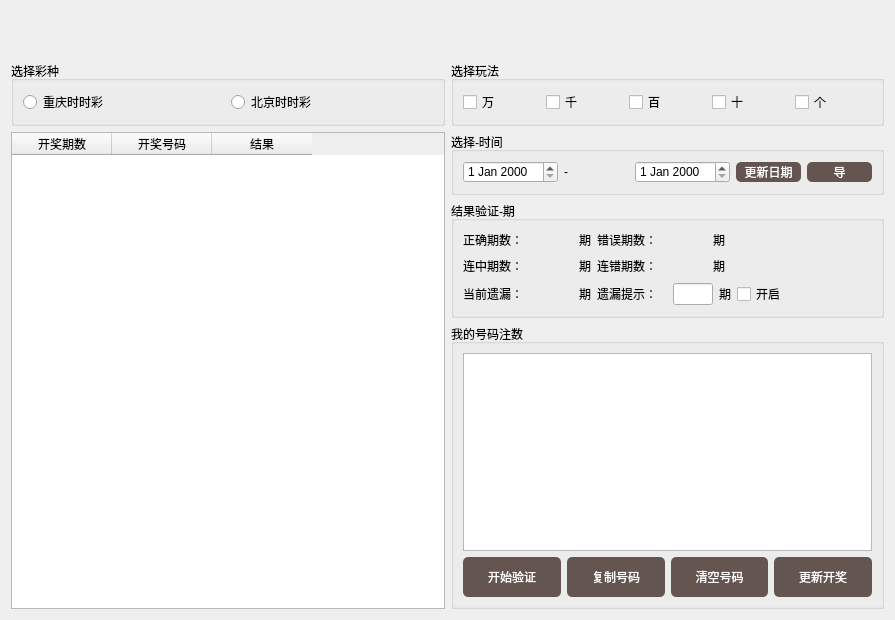
<?xml version="1.0" encoding="UTF-8"?>
<ui version="4.0">
 <class>vertool</class>
 <widget class="QWidget" name="vertool">
  <property name="geometry">
   <rect>
    <x>0</x>
    <y>0</y>
    <width>895</width>
    <height>620</height>
   </rect>
  </property>
  <property name="windowTitle">
   <string>Form</string>
  </property>
  <property name="styleSheet">
   <string notr="true">QPushButton:hover
{
background-color: rgb(180, 85, 100);
border-radius:5px;
color:white;
}

QPushButton:hover:pressed
{
background-color:rgb(180, 85, 100);
border-radius:5px;
color:white;
}

QPushButton
{
background-color:rgb(100, 85, 80);
color:white;
border-radius:5px;
height: 20px;
min-width: 30px;
spacing: 10px;
padding: 0px 0px;
}</string>
  </property>
  <layout class="QVBoxLayout" name="verticalLayout_10">
   <item>
    <spacer name="horizontalSpacer_10">
     <property name="orientation">
      <enum>Qt::Horizontal</enum>
     </property>
     <property name="sizeHint" stdset="0">
      <size>
       <width>40</width>
       <height>25</height>
      </size>
     </property>
    </spacer>
   </item>
   <item>
    <spacer name="horizontalSpacer_9">
     <property name="orientation">
      <enum>Qt::Horizontal</enum>
     </property>
     <property name="sizeHint" stdset="0">
      <size>
       <width>40</width>
       <height>25</height>
      </size>
     </property>
    </spacer>
   </item>
   <item>
    <layout class="QVBoxLayout" name="verticalLayout_9">
     <item>
      <layout class="QHBoxLayout" name="horizontalLayout_8">
       <item>
        <widget class="QGroupBox" name="groupBox">
         <property name="title">
          <string>选择彩种</string>
         </property>
         <layout class="QVBoxLayout" name="verticalLayout">
          <item>
           <layout class="QHBoxLayout" name="horizontalLayout">
            <item>
             <widget class="QRadioButton" name="radioButton">
              <property name="text">
               <string>重庆时时彩</string>
              </property>
             </widget>
            </item>
            <item>
             <widget class="QRadioButton" name="radioButton_2">
              <property name="text">
               <string>北京时时彩</string>
              </property>
             </widget>
            </item>
           </layout>
          </item>
         </layout>
        </widget>
       </item>
       <item>
        <widget class="QGroupBox" name="groupBox_2">
         <property name="title">
          <string>选择玩法</string>
         </property>
         <layout class="QVBoxLayout" name="verticalLayout_2">
          <item>
           <layout class="QHBoxLayout" name="horizontalLayout_2">
            <item>
             <widget class="QCheckBox" name="checkBox">
              <property name="text">
               <string>万</string>
              </property>
             </widget>
            </item>
            <item>
             <widget class="QCheckBox" name="checkBox_2">
              <property name="text">
               <string>千</string>
              </property>
             </widget>
            </item>
            <item>
             <widget class="QCheckBox" name="checkBox_3">
              <property name="text">
               <string>百</string>
              </property>
             </widget>
            </item>
            <item>
             <widget class="QCheckBox" name="checkBox_4">
              <property name="text">
               <string>十</string>
              </property>
             </widget>
            </item>
            <item>
             <widget class="QCheckBox" name="checkBox_5">
              <property name="text">
               <string>个</string>
              </property>
             </widget>
            </item>
           </layout>
          </item>
         </layout>
        </widget>
       </item>
      </layout>
     </item>
     <item>
      <layout class="QHBoxLayout" name="horizontalLayout_9">
       <item>
        <widget class="QTableWidget" name="tableWidgetData">
         <column>
          <property name="text">
           <string>开奖期数</string>
          </property>
         </column>
         <column>
          <property name="text">
           <string>开奖号码</string>
          </property>
         </column>
         <column>
          <property name="text">
           <string>结果</string>
          </property>
         </column>
        </widget>
       </item>
       <item>
        <layout class="QVBoxLayout" name="verticalLayout_8">
         <item>
          <widget class="QGroupBox" name="groupBox_3">
           <property name="title">
            <string>选择-时间</string>
           </property>
           <layout class="QVBoxLayout" name="verticalLayout_3">
            <item>
             <layout class="QHBoxLayout" name="horizontalLayout_3">
              <item>
               <widget class="QDateEdit" name="dateEdit"/>
              </item>
              <item>
               <widget class="QLabel" name="label">
                <property name="text">
                 <string>-</string>
                </property>
               </widget>
              </item>
              <item>
               <widget class="QDateEdit" name="dateEdit_2"/>
              </item>
              <item>
               <widget class="QPushButton" name="pushButton">
                <property name="text">
                 <string>更新日期</string>
                </property>
               </widget>
              </item>
              <item>
               <widget class="QPushButton" name="pushButton_2">
                <property name="text">
                 <string>导</string>
                </property>
               </widget>
              </item>
             </layout>
            </item>
           </layout>
          </widget>
         </item>
         <item>
          <widget class="QGroupBox" name="groupBox_4">
           <property name="title">
            <string>结果验证-期</string>
           </property>
           <layout class="QVBoxLayout" name="verticalLayout_5">
            <item>
             <layout class="QVBoxLayout" name="verticalLayout_4">
              <item>
               <layout class="QHBoxLayout" name="horizontalLayout_4">
                <item>
                 <widget class="QLabel" name="label_2">
                  <property name="minimumSize">
                   <size>
                    <width>70</width>
                    <height>0</height>
                   </size>
                  </property>
                  <property name="maximumSize">
                   <size>
                    <width>70</width>
                    <height>16777215</height>
                   </size>
                  </property>
                  <property name="text">
                   <string>正确期数：</string>
                  </property>
                 </widget>
                </item>
                <item>
                 <spacer name="horizontalSpacer">
                  <property name="orientation">
                   <enum>Qt::Horizontal</enum>
                  </property>
                  <property name="sizeType">
                   <enum>QSizePolicy::Fixed</enum>
                  </property>
                  <property name="sizeHint" stdset="0">
                   <size>
                    <width>40</width>
                    <height>20</height>
                   </size>
                  </property>
                 </spacer>
                </item>
                <item>
                 <widget class="QLabel" name="label_4">
                  <property name="text">
                   <string>期</string>
                  </property>
                 </widget>
                </item>
                <item>
                 <widget class="QLabel" name="label_6">
                  <property name="minimumSize">
                   <size>
                    <width>70</width>
                    <height>0</height>
                   </size>
                  </property>
                  <property name="maximumSize">
                   <size>
                    <width>70</width>
                    <height>16777215</height>
                   </size>
                  </property>
                  <property name="text">
                   <string>错误期数：</string>
                  </property>
                 </widget>
                </item>
                <item>
                 <spacer name="horizontalSpacer_2">
                  <property name="orientation">
                   <enum>Qt::Horizontal</enum>
                  </property>
                  <property name="sizeType">
                   <enum>QSizePolicy::Fixed</enum>
                  </property>
                  <property name="sizeHint" stdset="0">
                   <size>
                    <width>40</width>
                    <height>20</height>
                   </size>
                  </property>
                 </spacer>
                </item>
                <item>
                 <widget class="QLabel" name="label_5">
                  <property name="text">
                   <string>期</string>
                  </property>
                 </widget>
                </item>
                <item>
                 <spacer name="horizontalSpacer_6">
                  <property name="orientation">
                   <enum>Qt::Horizontal</enum>
                  </property>
                  <property name="sizeHint" stdset="0">
                   <size>
                    <width>40</width>
                    <height>20</height>
                   </size>
                  </property>
                 </spacer>
                </item>
               </layout>
              </item>
              <item>
               <layout class="QHBoxLayout" name="horizontalLayout_5">
                <item>
                 <widget class="QLabel" name="label_9">
                  <property name="minimumSize">
                   <size>
                    <width>70</width>
                    <height>0</height>
                   </size>
                  </property>
                  <property name="maximumSize">
                   <size>
                    <width>70</width>
                    <height>16777215</height>
                   </size>
                  </property>
                  <property name="text">
                   <string>连中期数：</string>
                  </property>
                 </widget>
                </item>
                <item>
                 <spacer name="horizontalSpacer_3">
                  <property name="orientation">
                   <enum>Qt::Horizontal</enum>
                  </property>
                  <property name="sizeType">
                   <enum>QSizePolicy::Fixed</enum>
                  </property>
                  <property name="sizeHint" stdset="0">
                   <size>
                    <width>40</width>
                    <height>20</height>
                   </size>
                  </property>
                 </spacer>
                </item>
                <item>
                 <widget class="QLabel" name="label_12">
                  <property name="text">
                   <string>期</string>
                  </property>
                 </widget>
                </item>
                <item>
                 <widget class="QLabel" name="label_10">
                  <property name="minimumSize">
                   <size>
                    <width>70</width>
                    <height>0</height>
                   </size>
                  </property>
                  <property name="maximumSize">
                   <size>
                    <width>70</width>
                    <height>16777215</height>
                   </size>
                  </property>
                  <property name="text">
                   <string>连错期数：</string>
                  </property>
                 </widget>
                </item>
                <item>
                 <spacer name="horizontalSpacer_4">
                  <property name="orientation">
                   <enum>Qt::Horizontal</enum>
                  </property>
                  <property name="sizeType">
                   <enum>QSizePolicy::Fixed</enum>
                  </property>
                  <property name="sizeHint" stdset="0">
                   <size>
                    <width>40</width>
                    <height>20</height>
                   </size>
                  </property>
                 </spacer>
                </item>
                <item>
                 <widget class="QLabel" name="label_13">
                  <property name="text">
                   <string>期</string>
                  </property>
                 </widget>
                </item>
                <item>
                 <spacer name="horizontalSpacer_7">
                  <property name="orientation">
                   <enum>Qt::Horizontal</enum>
                  </property>
                  <property name="sizeHint" stdset="0">
                   <size>
                    <width>40</width>
                    <height>20</height>
                   </size>
                  </property>
                 </spacer>
                </item>
               </layout>
              </item>
              <item>
               <layout class="QHBoxLayout" name="horizontalLayout_6">
                <item>
                 <widget class="QLabel" name="label_15">
                  <property name="minimumSize">
                   <size>
                    <width>70</width>
                    <height>0</height>
                   </size>
                  </property>
                  <property name="maximumSize">
                   <size>
                    <width>70</width>
                    <height>16777215</height>
                   </size>
                  </property>
                  <property name="text">
                   <string>当前遗漏：</string>
                  </property>
                 </widget>
                </item>
                <item>
                 <spacer name="horizontalSpacer_5">
                  <property name="orientation">
                   <enum>Qt::Horizontal</enum>
                  </property>
                  <property name="sizeType">
                   <enum>QSizePolicy::Fixed</enum>
                  </property>
                  <property name="sizeHint" stdset="0">
                   <size>
                    <width>40</width>
                    <height>20</height>
                   </size>
                  </property>
                 </spacer>
                </item>
                <item>
                 <widget class="QLabel" name="label_14">
                  <property name="text">
                   <string>期</string>
                  </property>
                 </widget>
                </item>
                <item>
                 <widget class="QLabel" name="label_3">
                  <property name="minimumSize">
                   <size>
                    <width>70</width>
                    <height>0</height>
                   </size>
                  </property>
                  <property name="maximumSize">
                   <size>
                    <width>70</width>
                    <height>16777215</height>
                   </size>
                  </property>
                  <property name="text">
                   <string>遗漏提示：</string>
                  </property>
                 </widget>
                </item>
                <item>
                 <widget class="QLineEdit" name="lineEdit">
                  <property name="minimumSize">
                   <size>
                    <width>40</width>
                    <height>0</height>
                   </size>
                  </property>
                  <property name="maximumSize">
                   <size>
                    <width>40</width>
                    <height>16777215</height>
                   </size>
                  </property>
                 </widget>
                </item>
                <item>
                 <widget class="QLabel" name="label_16">
                  <property name="text">
                   <string>期</string>
                  </property>
                 </widget>
                </item>
                <item>
                 <widget class="QCheckBox" name="checkBox_6">
                  <property name="text">
                   <string>开启</string>
                  </property>
                 </widget>
                </item>
                <item>
                 <spacer name="horizontalSpacer_8">
                  <property name="orientation">
                   <enum>Qt::Horizontal</enum>
                  </property>
                  <property name="sizeHint" stdset="0">
                   <size>
                    <width>40</width>
                    <height>20</height>
                   </size>
                  </property>
                 </spacer>
                </item>
               </layout>
              </item>
             </layout>
            </item>
           </layout>
          </widget>
         </item>
         <item>
          <widget class="QGroupBox" name="groupBox_5">
           <property name="styleSheet">
            <string notr="true">QPushButton:hover
{
background-color: rgb(180, 85, 100);
border-radius:5px;
color:white;
}

QPushButton:hover:pressed
{
background-color:rgb(180, 85, 100);
border-radius:5px;
color:white;
}

QPushButton
{
background-color:rgb(100, 85, 80);
color:white;
border-radius:5px;
height: 40px;
min-width: 20px;
spacing: 10px;
padding: 0px 0px;
}</string>
           </property>
           <property name="title">
            <string>我的号码注数</string>
           </property>
           <layout class="QVBoxLayout" name="verticalLayout_7">
            <item>
             <layout class="QVBoxLayout" name="verticalLayout_6">
              <item>
               <widget class="QTextEdit" name="textEdit"/>
              </item>
              <item>
               <layout class="QHBoxLayout" name="horizontalLayout_7">
                <item>
                 <widget class="QPushButton" name="pushButton_3">
                  <property name="text">
                   <string>开始验证</string>
                  </property>
                 </widget>
                </item>
                <item>
                 <widget class="QPushButton" name="pushButton_4">
                  <property name="text">
                   <string>复制号码</string>
                  </property>
                 </widget>
                </item>
                <item>
                 <widget class="QPushButton" name="pushButton_5">
                  <property name="text">
                   <string>清空号码</string>
                  </property>
                 </widget>
                </item>
                <item>
                 <widget class="QPushButton" name="pushButton_6">
                  <property name="text">
                   <string>更新开奖</string>
                  </property>
                 </widget>
                </item>
               </layout>
              </item>
             </layout>
            </item>
           </layout>
          </widget>
         </item>
        </layout>
       </item>
      </layout>
     </item>
    </layout>
   </item>
  </layout>
 </widget>
 <resources/>
 <connections/>
</ui>
